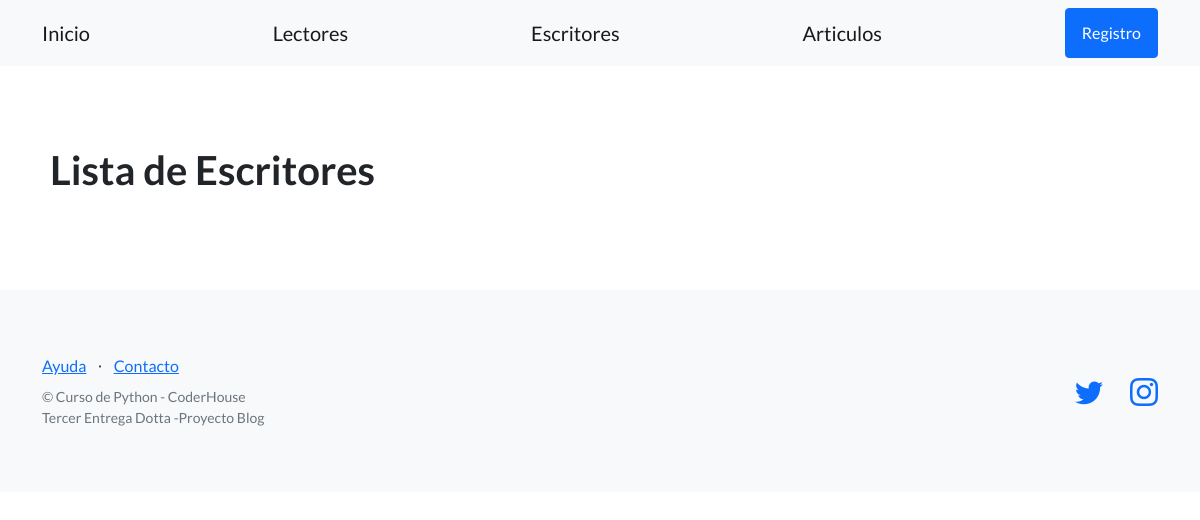
/usuarios/escritores/, run on an earlier commit of the app's database.
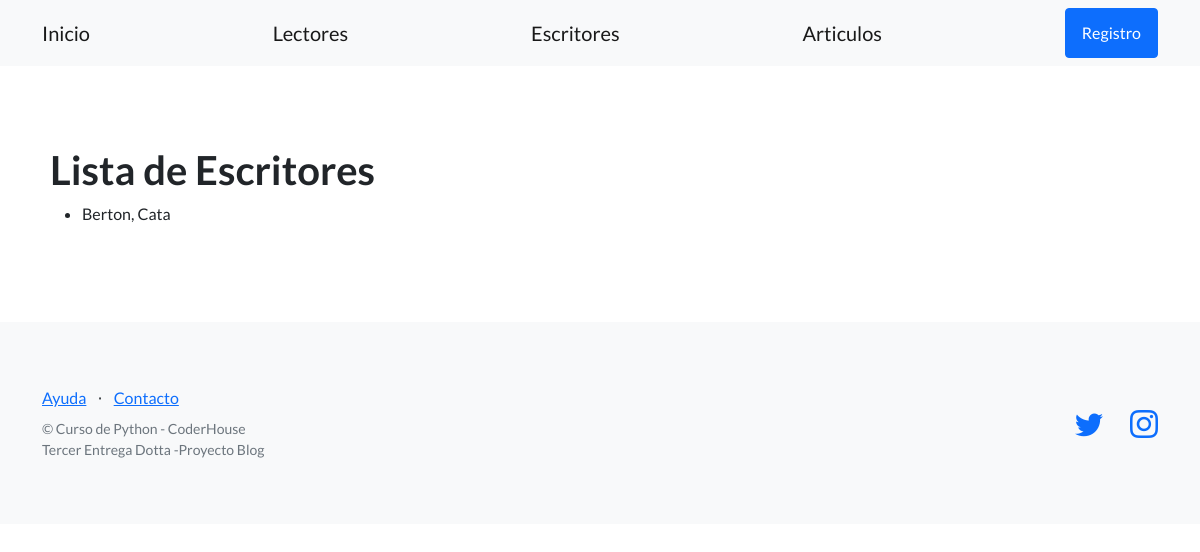
And on a later commit of the database.
### control_usuarios/models.py (models this page shows, shortened)
class Escritor(models.Model):
    apellido = models.CharField(max_length=256)
    nombre = models.CharField(max_length=256)
    email = models.EmailField(blank=True)
    telefono = models.CharField(max_length=20, blank=True)
    dni = models.CharField(max_length=32)
    fecha_nacimiento = models.DateField(null=True)

### control_usuarios/views.py (the view)
# urls.py: path('escritores/', listar_escritores, name= "listar_escritores"),
def listar_escritores(request):
    contexto = {
        "escritores": Escritor.objects.all()
    }
    http_response = render(
        request=request,
        template_name='control_usuarios/lista_escritores.html',
        context=contexto,
    )
    return http_response

### control_usuarios/templates/control_usuarios/lista_escritores.html
{% extends "control_usuarios/base.html" %}
{% block contenido %}
<section>
  <div>
    <h1>Lista de Escritores</h1>
    <ul>
    {% for escritor in escritores %}
      <li>{{ escritor.apellido }}, {{ escritor.nombre }}</li>
    {% endfor %}
    </ul>
  </div>
</section>
{% endblock contenido %}

What changed in the data, as far as the page shows it:
added Escritor: apellido "Berton", nombre "Cata"
